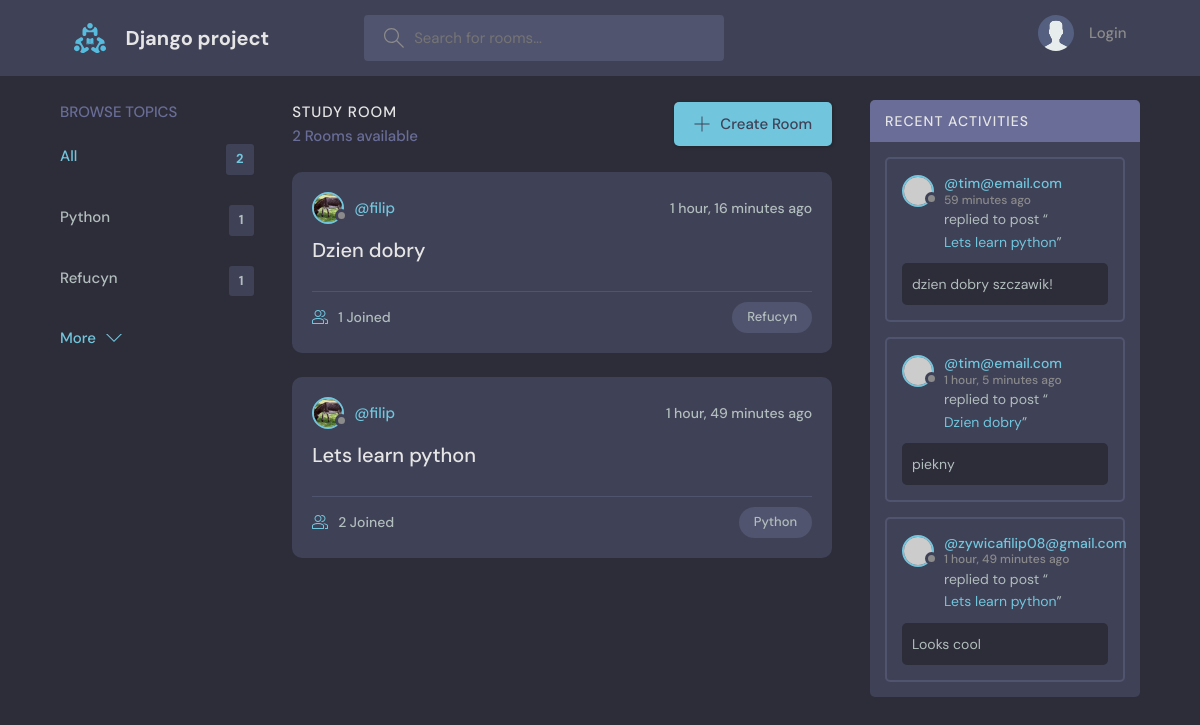
The page / on the database its author committed.
### base/models.py (models this page shows, shortened)
class Topic(models.Model):
    name = models.CharField(max_length=200)

class Room(models.Model):
    host = models.ForeignKey(User, on_delete=models.SET_NULL, null=True)
    topic = models.ForeignKey(Topic, on_delete=models.SET_NULL, null=True)
    name = models.CharField(max_length=200)
    description = models.TextField(null=True, blank=True)
    participants = models.ManyToManyField(User, related_name='participants', blank=True)
    updated = models.DateTimeField(auto_now=True)
    created = models.DateTimeField(auto_now_add=True)
    class Meta:
        ordering = ['-updated','-created']
    def __str__(self):
        return self.name

class User(AbstractUser):
    name = models.CharField(max_length=200,null=True)
    email = models.EmailField(unique = True, null=True)
    bio = models.TextField(null=True)
    avatar = models.ImageField(null=True, default="avatar.svg")
    USERNAME_FIELD = 'email'
    REQUIRED_FIELDS = []

class Message(models.Model):
    user = models.ForeignKey(User, on_delete=models.CASCADE)
    room= models.ForeignKey(Room, on_delete=models.CASCADE)
    body= models.TextField()
    updated= models.DateTimeField(auto_now=True)
    created= models.DateTimeField(auto_now_add=True)
    class Meta:
        ordering = ['-updated','-created']

### base/views.py (the view)
# urls.py: path('', views.home,name='home'),
def home(request):
    q= request.GET.get('q') if request.GET.get('q') != None else ''
    rooms= Room.objects.filter(
        Q(topic__name__icontains=q) |
        Q(name__icontains=q) |
        Q(description__icontains=q)
    )
    topics = Topic.objects.all()[0:5]
    room_count=rooms.count()
    room_messages = Message.objects.filter(Q(room__topic__name__icontains=q))
    context= {'rooms':rooms,'topics':topics,
              'room_count':room_count,'room_messages':room_messages}
    return render(request,'base/home.html',context)

### base/templates/base/home.html (shortened to what this page needs)
{% extends 'main.html' %}
{% block content %}
    <main class="layout layout--3">
      <div class="container">
          {% include 'base/topics_component.html' %}
        <div class="roomList">
          <div class="roomList__header">
            <div>
              <h2>Study Room</h2>
              <p>{{ room_count}} Rooms available</p>
            </div>
            <a class="btn btn--main" href="{% url 'create-room' %}">
              <svg version="1.1" xmlns="http://www.w3.org/2000/svg" width="32" height="32" viewBox="0 0 32 32">
                <title>add</title>
                <path
                  d="M16.943 0.943h-1.885v14.115h-14.115v1.885h14.115v14.115h1.885v-14.115h14.115v-1.885h-14.115v-14.115z"
                ></path>
              </svg>
              Create Room
            </a>
          </div>
            {% include 'base/feed_component.html' %}
        </div>
            {% include 'base/activity_component.html' %}
      </div>
    </main>
{% endblock content %}

### base/templates/base/topics_component.html
<div class="topics">
          <div class="topics__header">
            <h2>Browse Topics</h2>
          </div>
          <ul class="topics__list">
            <li>
              <a href="{% url 'home' %}" class="active">All <span>{{ topics.count }}</span></a>
            </li>
              {% for topic in topics %}
            <li>
              <a href="{% url 'home' %}?q={{ topic.name }}">{{ topic.name }} <span>{{ topic.room_set.all.count }}</span></a>
            </li>
              {% endfor %}
          </ul>
          <a class="btn btn--link" href="{% url 'topics' %}">
            More
            <svg version="1.1" xmlns="http://www.w3.org/2000/svg" width="32" height="32" viewBox="0 0 32 32">
              <title>chevron-down</title>
              <path d="M16 21l-13-13h-3l16 16 16-16h-3l-13 13z"></path>
            </svg>
          </a>
        </div>

### base/templates/base/feed_component.html (shortened to what this page needs)
{% for room in rooms %}
<div class="roomListRoom">
            <div class="roomListRoom__header">
              <a href="{% url 'user-profile' room.host.id %}" class="roomListRoom__author">
                <div class="avatar avatar--small">
                  <img src="{{ room.host.avatar.url }}" />
                </div>
                <span>@{{ room.host.username }}</span>
              </a>
              <div class="roomListRoom__actions">
                <span>{{ room.created|timesince }} ago</span>
              </div>
            </div>
            <div class="roomListRoom__content">
              <a href="{% url 'room' room.id %}">{{ room.name }}</a>
            </div>
            <div class="roomListRoom__meta">
              <a href="{% url 'room' room.id %}" class="roomListRoom__joined">
                {{ room.participants.all.count }} Joined
              </a>
              <p class="roomListRoom__topic">{{ room.topic.name }}</p>
            </div>
          </div>
{% endfor %}

### base/templates/base/activity_component.html (shortened to what this page needs)
        <div class="activities">
          <div class="activities__header">
            <h2>Recent Activities</h2>
          </div>
{% for message in room_messages %}
          <div class="activities__box">
            <div class="activities__boxHeader roomListRoom__header">
              <a href="{% url 'user-profile' message.user.id %}" class="roomListRoom__author">
                <div class="avatar avatar--small">
                  <img src="https://randomuser.me/api/portraits/women/11.jpg" />
                </div>
                <p>
                  @{{ message.user }}
                  <span>{{ message.created|timesince }} ago</span>
                </p>
              </a>
            </div>
            <div class="activities__boxContent">
              <p>replied to post “<a href="{% url 'room' message.room.id %}">{{ message.room }}</a>”</p>
              <div class="activities__boxRoomContent">
                {{ message.body }}
              </div>
    </div>
    </div>
{% endfor %}
</div>

### rows shown on the page
Topic: name "Python", room_set.all.count "1"
Topic: name "Refucyn", room_set.all.count "1"
Room: host.avatar (picture), host.username "filip", created "1 hour, 16 minutes", name "Dzien dobry", participants.all.count "1", topic.name "Refucyn"
Room: host.avatar (picture), host.username "filip", created "1 hour, 49 minutes", name "Lets learn python", participants.all.count "2", topic.name "Python"
Message: user "tim@email.com", created "59 minutes", room "Lets learn python", body "dzien dobry szczawik!"
Message: user "tim@email.com", created "1 hour, 5 minutes", room "Dzien dobry", body "piekny"
Message: user "zywicafilip08@gmail.com", created "1 hour, 49 minutes", room "Lets learn python", body "Looks cool"

### other values the page prints
{{ topics.count }} "2"
{{ room_count }} "2"
